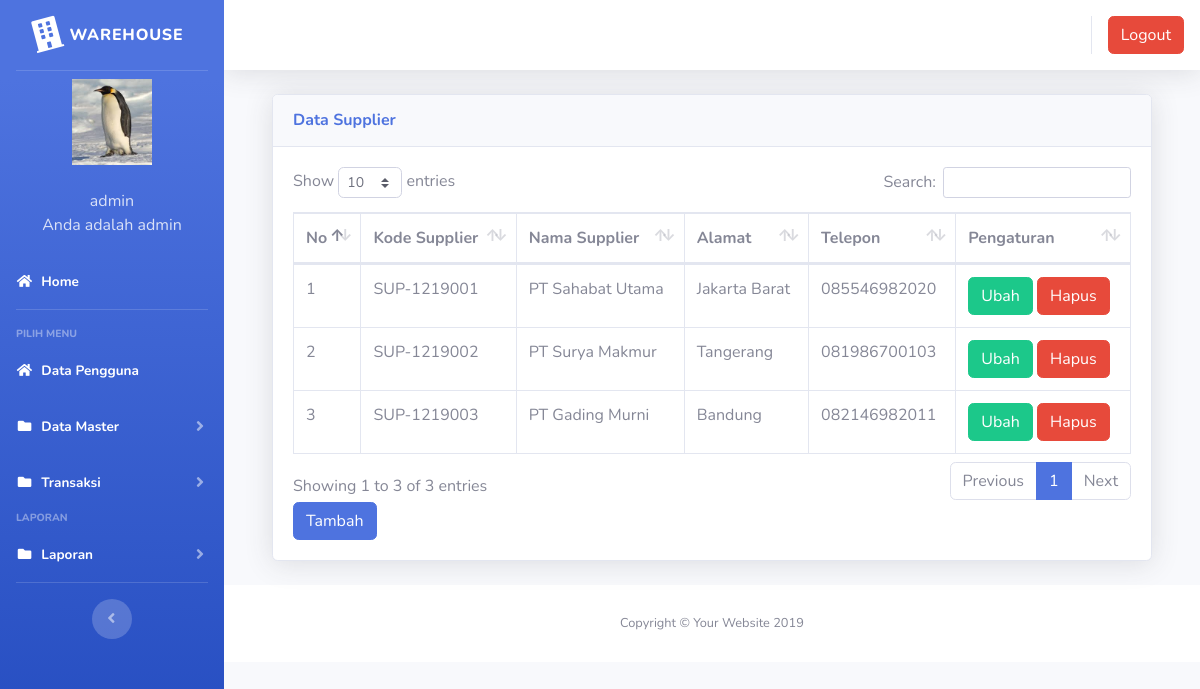
The page /inventori/index.php?page=supplier (signed in) on the database its author committed.
### tables this page shows
CREATE TABLE `users` (
  `id` int(11) NOT NULL,
  `nik` varchar(10) NOT NULL,
  `nama` varchar(100) NOT NULL,
  `alamat` varchar(200) NOT NULL,
  `telepon` varchar(100) NOT NULL,
  `username` varchar(100) NOT NULL,
  `password` varchar(100) NOT NULL,
  `level` varchar(25) NOT NULL DEFAULT 'member',
  `foto` varchar(25) NOT NULL
);

CREATE TABLE `tb_supplier` (
  `id` int(100) NOT NULL,
  `kode_supplier` varchar(100) NOT NULL,
  `nama_supplier` varchar(100) NOT NULL,
  `alamat` varchar(100) NOT NULL,
  `telepon` varchar(15) NOT NULL
);

### inventori/page/supplier/supplier.php (the view, shortened to what this page needs)
<div class="container-fluid">
  <div class="card shadow mb-4">
    <div class="card-header py-3">
      <h6 class="m-0 font-weight-bold text-primary">Data Supplier</h6>
    </div>
    <div class="card-body">
      <div class="table-responsive">
        <table class="table table-bordered" id="dataTable" width="100%" cellspacing="0">
        <thead>
                                <tr>
			<th>No</th>
			<th>Kode Supplier</th>
			<th>Nama Supplier</th>
			<th>Alamat</th>
			<th>Telepon</th>
			<th>Pengaturan</th>
                                </tr>
		</thead>
          <tbody>
            <?php
	$no = 1;
	$sql = $koneksi->query("select * from tb_supplier");
	while ($data = $sql->fetch_assoc()) {
	?>
                                <tr>
                                    <td><?php echo $no++; ?></td>
			<td><?php echo $data['kode_supplier'] ?></td>
			<td><?php echo $data['nama_supplier'] ?></td>
			<td><?php echo $data['alamat'] ?></td>
			<td><?php echo $data['telepon'] ?></td>
			<td>
			<a href="?page=supplier&aksi=ubahsupplier&kode_supplier=<?php echo $data['kode_supplier'] ?>" class="btn btn-success" >Ubah</a>
			<a onclick="return confirm('Apakah anda yakin akan menghapus data ini?')" href="?page=supplier&aksi=hapussupplier&id=<?php echo $data['kode_supplier'] ?>" class="btn btn-danger" >Hapus</a>
			</td>
                                </tr>
	<?php }?>
		   </tbody>
                        </table>
<a href="?page=supplier&aksi=tambahsupplier" class="btn btn-primary" >Tambah</a>
      </div>
    </div>
  </div>
</div>

### inventori/index.php (shortened to what this page needs)
<?php
	$koneksi = new mysqli("localhost","yanuar","@boboho567","login");
	?>
<!DOCTYPE html>
<html lang="en">
<head>
  <link href="vendor/fontawesome-free/css/all.min.css" rel="stylesheet" type="text/css">
  <link href="css/sb-admin-2.min.css" rel="stylesheet">
  <link href="vendor/datatables/dataTables.bootstrap4.min.css" rel="stylesheet">
</head>
<body id="page-top">
  <div id="wrapper">
    <ul class="navbar-nav bg-gradient-primary sidebar sidebar-dark accordion" id="accordionSidebar">
      <a class="sidebar-brand d-flex align-items-center justify-content-center" href="index.php">
        <div class="sidebar-brand-icon rotate-n-15">
          <i class="fas fa-building"></i>
        </div>
        <div class="sidebar-brand-text mx-2">WareHouse</div>
      </a>
      <hr class="sidebar-divider my-0">
 <?php
   if ($_SESSION['admin']) {
	   $user = $_SESSION['admin'];
   }
   $sql =$koneksi->query("select * from users where id='$user'");
   $data = $sql->fetch_assoc();
   ?>
    <li class="d-flex align-items-center justify-content-center">
        <a class="nav-link">
		 <img src="img/<?php echo $data['foto']?>" class="img-circle" width="80" alt="User"/></a>
	  </li>
		 <li class="nav-item ">
        <a class="nav-link">
         	<div class="d-flex align-items-center justify-content-center" class="name">  <?php echo  $data['nama'];?></div></font>
			<div class="d-flex align-items-center justify-content-center" class="email">Anda adalah <?php echo $data['level'];?></div>
		 </a>
      </li>
      <li class="nav-item active">
        <a class="nav-link" href="?page=home">
          <i class="fas fa-fw fa-home"></i>
          <span>Home</span></a>
      </li>
      <hr class="sidebar-divider">
      <div class="sidebar-heading">
        Pilih Menu
      </div>
	    <li class="nav-item active">
        <a class="nav-link" href="?page=pengguna">
          <i class="fas fa-fw fa-home"></i>
          <span>Data Pengguna</span></a>
      </li>
	   <li class="nav-item active">
        <a class="nav-link collapsed" href="#" data-toggle="collapse" data-target="#collapseData" aria-expanded="true" aria-controls="collapseData">
          <i class="fas fa-fw fa-folder"></i>
          <span>Data Master</span>
        </a>
      </li>
	    <li class="nav-item active">
        <a class="nav-link collapsed" href="#" data-toggle="collapse" data-target="#collapsePages" aria-expanded="true" aria-controls="collapsePages">
          <i class="fas fa-fw fa-folder"></i>
          <span>Transaksi</span>
        </a>
      </li>
      <div class="sidebar-heading">
        Laporan
      </div>
	     <li class="nav-item active">
        <a class="nav-link collapsed" href="#" data-toggle="collapse" data-target="#collapseLaporan" aria-expanded="true" aria-controls="collapseLaporan">
          <i class="fas fa-fw fa-folder"></i>
          <span>Laporan</span>
        </a>
      </li>
      <hr class="sidebar-divider d-none d-md-block">
      <div class="text-center d-none d-md-inline">
        <button class="rounded-circle border-0" id="sidebarToggle"></button>
      </div>
    </ul>
    <div id="content-wrapper" class="d-flex flex-column">
      <div id="content">
        <nav class="navbar navbar-expand navbar-light bg-white topbar mb-4 static-top shadow">
          <ul class="navbar-nav ml-auto">
            <li class="nav-item dropdown no-arrow">
			 <div class="top-menu">
        <ul class="nav pull-right top-menu">
		      <li><a onclick="return confirm('Apakah anda yakin akan logout?')" class="btn btn-danger" class="logout" href="logout.php">Logout</a></li>
        </ul>
      </div>
            </li>
          </ul>
        </nav>
        <div class="container-fluid">
		 <section class="content">
		      <?php
			   $page = $_GET['page'];
			   $aksi = $_GET['aksi'];
			   if ($page == "supplier") {
				   if ($aksi == "") {
					   include "page/supplier/supplier.php";
				   }
			   }
			   ?>
    </section>
</div>
      <footer class="sticky-footer bg-white">
        <div class="container my-auto">
          <div class="copyright text-center my-auto">
            <span>Copyright &copy; Your Website 2019</span>
          </div>
        </div>
      </footer>
    </div>
  </div>
  </div>
</body>
</html>

### rows shown on the page
users: foto (picture), nama "admin", level "admin"
tb_supplier: kode_supplier "SUP-1219001", nama_supplier "PT Sahabat Utama", alamat "Jakarta Barat", telepon "085546982020"
tb_supplier: kode_supplier "SUP-1219002", nama_supplier "PT Surya Makmur", alamat "Tangerang", telepon "081986700103"
tb_supplier: kode_supplier "SUP-1219003", nama_supplier "PT Gading Murni", alamat "Bandung", telepon "082146982011"
